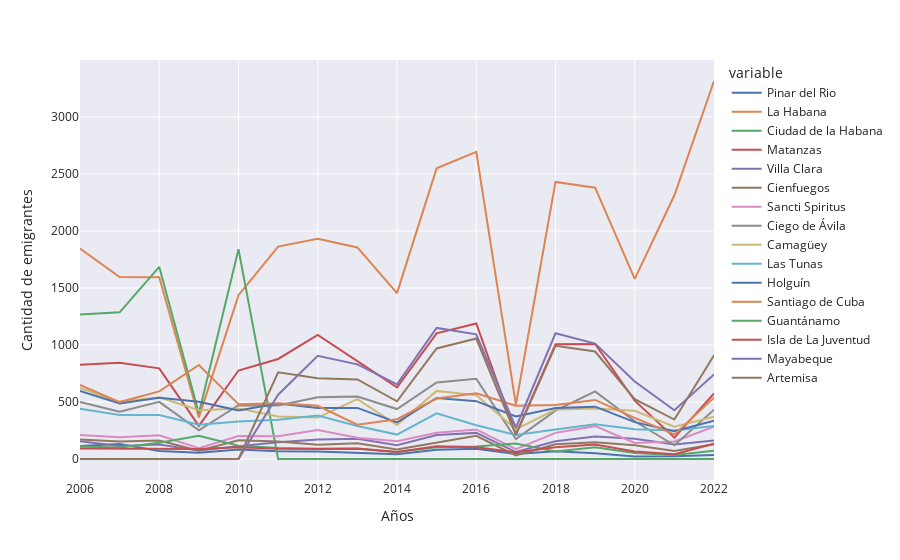

Notebook source saved alongside this figure:
### Markdown cell above
#### ¿Cuántas personas han tomado decisiones similares o iguales a la de Juan y Mireya?

Muchas personas a lo largo de los años han emigrado hacias otras provincias, antes de la división político administrativa (DPA) del 2011 existia Ciudad de la Habana, la cual era la capital y alcanzó las mayores cantidades de migrantes en los años 2008 y 2010 con 1684,1839 respectivamente. Después de la DPA se incorporan las provincias Artemisa y Mayabeque y deja de exisitr Ciudad de la Habana. La Habana, al pasar a ser la Capital del pais pasa a ser rápidamente el objetivo de la mayor cantidad de personas, por lo que no es de extrañar que fuera la provincia lider en cifras a partir de ese momento, en el 2016 con 2692 y en 2022 con un total de 3314 personas, La Habana alcanza sus picos más altos. Otras provincias donde se alcanza cifras interesantes son Matanzas, Mayabeque y Artemisa que se mantienen con un ritmo relativamente constante de emigrantes en los diferentes años.

Provincias como Guantánamo, Pinar del Rio y La Isla de la Juventud presentan un flujo de migrantes granmences muy bajo, dos de ellas ubicadas en la zona más oriental del país (Guantánamo), y la otra en la zona más occidental       (Pinar del Rio). Se concluye que la gran mayoria de los migrantes si deciden tomar decisiones similares a Juan y Mireya con destino hacia la capital o sus alrededores (Matanzas, Mayabeque y Artemisa).
##### ¿Porqué pasará esto?
 Es algo común qué el destino de los migrantes de un pais sea la capital, esta se cuenta con la mayor cantidad de recursos, muchas más oportunidades laborales tanto en la misma capital como en el exterior. Pero no todos tienen acceso a la capital o  no quieren perder el ambiente rural y deciden optar con ubicaciones a sus fornteras, así grantizan un viaje más corto hacia la capital donde pueden abastecerse de productos básicos de primera necesidad e incluso pueden garantizarse trabajo o educación, en esta ultima solo hay carreras universitarias que solo se estudian en la Habana, un claro ejemplo es la carrera Ciencia de Datos que solo está disponible en la región occidental.

### Code cell
#llamamos a la función llenar_listas 
# con los dos primeros parametros son los filtros para llenar la lista con los datos del json
# el tercer parametro es una lista de todas las Provincias
provi = llenar_lista("ProvinciasMI","emigracion06-22",granma['Provincias'])

#separar datos de hombres que estan en los indices par
proviH = [y for x,y in enumerate(provi) if x%2 == 0 ]

#lo llevamos a matriz de numpy
proviH = np.array(proviH)

#separar datos de mujeres que están en indice impar
proviM = [y for x,y in enumerate(provi)if x%2 != 0]

#lo llevamos a matriz de numpy
proviM = np.array(proviM)

#sumamos los hombres mas las mujeres
sumaH_M = proviM + proviH

#creamos el dataFrame de Hombres y mujeres de la emigración interna desde el 2006-2022
#se le asigna a los indices las provincias y a las columnas los años del 2006-2022
df = pd.DataFrame(sumaH_M,index = granma["Provincias"],columns = [x for x in granma["años"]if x >= 2006])

#le hacemos la transpuesta
df = df.T

#creamos un gráfico de lineas con plotly
fig = px.line(df,x = df.index,y = df.columns,template = 'seaborn')
#cambiamos el nombre de los ejes de coordenadas
fig.update_yaxes(title_text = 'Cantidad de emigrantes')
fig.update_xaxes(title_text = 'Años')

### Figure 1 — Plotly figure (JSON) as saved in the notebook; plotly's stock layout.template omitted (floating-point values rounded to 4 significant figures)
{"data": [{"hovertemplate": "variable=Pinar del Rio<br>index=%{x}<br>value=%{y}<extra></extra>", "legendgroup": "Pinar del Rio", "line": {"color": "rgb(76,114,176)", "dash": "solid"}, "marker": {"symbol": "circle"}, "mode": "lines", "name": "Pinar del Rio", "orientation": "v", "showlegend": true, "type": "scatter", "x": [2006, 2007, 2008, 2009, 2010, 2011, 2012, 2013, 2014, 2015, 2016, 2017, 2018, 2019, 2020, 2021, 2022], "xaxis": "x", "y": [114, 132, 70, 55, 84, 67, 66, 54, 41, 82, 90, 44, 67, 51, 23, 24, 35], "yaxis": "y"}, {"hovertemplate": "variable=La Habana<br>index=%{x}<br>value=%{y}<extra></extra>", "legendgroup": "La Habana", "line": {"color": "rgb(221,132,82)", "dash": "solid"}, "marker": {"symbol": "circle"}, "mode": "lines", "name": "La Habana", "orientation": "v", "showlegend": true, "type": "scatter", "x": [2006, 2007, 2008, 2009, 2010, 2011, 2012, 2013, 2014, 2015, 2016, 2017, 2018, 2019, 2020, 2021, 2022], "xaxis": "x", "y": [1846, 1595, 1594, 365, 1436, 1862, 1931, 1855, 1454, 2549, 2692, 477, 2429, 2379, 1579, 2312, 3314], "yaxis": "y"}, {"hovertemplate": "variable=Ciudad de la Habana<br>index=%{x}<br>value=%{y}<extra></extra>", "legendgroup": "Ciudad de la Habana", "line": {"color": "rgb(85,168,104)", "dash": "solid"}, "marker": {"symbol": "circle"}, "mode": "lines", "name": "Ciudad de la Habana", "orientation": "v", "showlegend": true, "type": "scatter", "x": [2006, 2007, 2008, 2009, 2010, 2011, 2012, 2013, 2014, 2015, 2016, 2017, 2018, 2019, 2020, 2021, 2022], "xaxis": "x", "y": [1266, 1286, 1684, 399, 1839, 0, 0, 0, 0, 0, 0, 0, 0, 0, 0, 0, 0], "yaxis": "y"}, {"hovertemplate": "variable=Matanzas<br>index=%{x}<br>value=%{y}<extra></extra>", "legendgroup": "Matanzas", "line": {"color": "rgb(196,78,82)", "dash": "solid"}, "marker": {"symbol": "circle"}, "mode": "lines", "name": "Matanzas", "orientation": "v", "showlegend": true, "type": "scatter", "x": [2006, 2007, 2008, 2009, 2010, 2011, 2012, 2013, 2014, 2015, 2016, 2017, 2018, 2019, 2020, 2021, 2022], "xaxis": "x", "y": [827, 844, 795, 290, 776, 877, 1088, 856, 628, 1102, 1188, 217, 1007, 1008, 511, 187, 574], "yaxis": "y"}, {"hovertemplate": "variable=Villa Clara<br>index=%{x}<br>value=%{y}<extra></extra>", "legendgroup": "Villa Clara", "line": {"color": "rgb(129,114,179)", "dash": "solid"}, "marker": {"symbol": "circle"}, "mode": "lines", "name": "Villa Clara", "orientation": "v", "showlegend": true, "type": "scatter", "x": [2006, 2007, 2008, 2009, 2010, 2011, 2012, 2013, 2014, 2015, 2016, 2017, 2018, 2019, 2020, 2021, 2022], "xaxis": "x", "y": [156, 114, 127, 75, 111, 146, 171, 177, 120, 211, 229, 61, 155, 198, 177, 128, 163], "yaxis": "y"}, {"hovertemplate": "variable=Cienfuegos<br>index=%{x}<br>value=%{y}<extra></extra>", "legendgroup": "Cienfuegos", "line": {"color": "rgb(147,120,96)", "dash": "solid"}, "marker": {"symbol": "circle"}, "mode": "lines", "name": "Cienfuegos", "orientation": "v", "showlegend": true, "type": "scatter", "x": [2006, 2007, 2008, 2009, 2010, 2011, 2012, 2013, 2014, 2015, 2016, 2017, 2018, 2019, 2020, 2021, 2022], "xaxis": "x", "y": [171, 154, 163, 72, 164, 153, 124, 139, 84, 142, 204, 31, 130, 146, 120, 71, 130], "yaxis": "y"}, {"hovertemplate": "variable=Sancti Spiritus<br>index=%{x}<br>value=%{y}<extra></extra>", "legendgroup": "Sancti Spiritus", "line": {"color": "rgb(218,139,195)", "dash": "solid"}, "marker": {"symbol": "circle"}, "mode": "lines", "name": "Sancti Spiritus", "orientation": "v", "showlegend": true, "type": "scatter", "x": [2006, 2007, 2008, 2009, 2010, 2011, 2012, 2013, 2014, 2015, 2016, 2017, 2018, 2019, 2020, 2021, 2022], "xaxis": "x", "y": [210, 190, 208, 94, 202, 200, 255, 186, 156, 230, 259, 87, 229, 288, 140, 153, 283], "yaxis": "y"}, {"hovertemplate": "variable=Ciego de Ávila<br>index=%{x}<br>value=%{y}<extra></extra>", "legendgroup": "Ciego de Ávila", "line": {"color": "rgb(140,140,140)", "dash": "solid"}, "marker": {"symbol": "circle"}, "mode": "lines", "name": "Ciego de Ávila", "orientation": "v", "showlegend": true, "type": "scatter", "x": [2006, 2007, 2008, 2009, 2010, 2011, 2012, 2013, 2014, 2015, 2016, 2017, 2018, 2019, 2020, 2021, 2022], "xaxis": "x", "y": [500, 415, 501, 251, 471, 469, 542, 547, 438, 671, 704, 174, 424, 593, 331, 120, 432], "yaxis": "y"}, {"hovertemplate": "variable=Camagüey<br>index=%{x}<br>value=%{y}<extra></extra>", "legendgroup": "Camagüey", "line": {"color": "rgb(204,185,116)", "dash": "solid"}, "marker": {"symbol": "circle"}, "mode": "lines", "name": "Camagüey", "orientation": "v", "showlegend": true, "type": "scatter", "x": [2006, 2007, 2008, 2009, 2010, 2011, 2012, 2013, 2014, 2015, 2016, 2017, 2018, 2019, 2020, 2021, 2022], "xaxis": "x", "y": [623, 501, 541, 428, 443, 372, 363, 525, 298, 597, 559, 260, 434, 443, 423, 284, 371], "yaxis": "y"}, {"hovertemplate": "variable=Las Tunas<br>index=%{x}<br>value=%{y}<extra></extra>", "legendgroup": "Las Tunas", "line": {"color": "rgb(100,181,205)", "dash": "solid"}, "marker": {"symbol": "circle"}, "mode": "lines", "name": "Las Tunas", "orientation": "v", "showlegend": true, "type": "scatter", "x": [2006, 2007, 2008, 2009, 2010, 2011, 2012, 2013, 2014, 2015, 2016, 2017, 2018, 2019, 2020, 2021, 2022], "xaxis": "x", "y": [441, 385, 386, 301, 328, 345, 381, 289, 214, 400, 296, 211, 259, 305, 260, 250, 290], "yaxis": "y"}, {"hovertemplate": "variable=Holguín<br>index=%{x}<br>value=%{y}<extra></extra>", "legendgroup": "Holguín", "line": {"color": "rgb(76,114,176)", "dash": "solid"}, "marker": {"symbol": "circle"}, "mode": "lines", "name": "Holguín", "orientation": "v", "showlegend": true, "type": "scatter", "x": [2006, 2007, 2008, 2009, 2010, 2011, 2012, 2013, 2014, 2015, 2016, 2017, 2018, 2019, 2020, 2021, 2022], "xaxis": "x", "y": [597, 486, 537, 501, 425, 487, 448, 448, 321, 535, 507, 373, 447, 459, 323, 244, 335], "yaxis": "y"}, {"hovertemplate": "variable=Santiago de Cuba<br>index=%{x}<br>value=%{y}<extra></extra>", "legendgroup": "Santiago de Cuba", "line": {"color": "rgb(221,132,82)", "dash": "solid"}, "marker": {"symbol": "circle"}, "mode": "lines", "name": "Santiago de Cuba", "orientation": "v", "showlegend": true, "type": "scatter", "x": [2006, 2007, 2008, 2009, 2010, 2011, 2012, 2013, 2014, 2015, 2016, 2017, 2018, 2019, 2020, 2021, 2022], "xaxis": "x", "y": [650, 499, 593, 824, 481, 488, 467, 301, 349, 530, 577, 467, 473, 518, 360, 216, 537], "yaxis": "y"}, {"hovertemplate": "variable=Guantánamo<br>index=%{x}<br>value=%{y}<extra></extra>", "legendgroup": "Guantánamo", "line": {"color": "rgb(85,168,104)", "dash": "solid"}, "marker": {"symbol": "circle"}, "mode": "lines", "name": "Guantánamo", "orientation": "v", "showlegend": true, "type": "scatter", "x": [2006, 2007, 2008, 2009, 2010, 2011, 2012, 2013, 2014, 2015, 2016, 2017, 2018, 2019, 2020, 2021, 2022], "xaxis": "x", "y": [110, 100, 142, 204, 116, 96, 87, 89, 62, 104, 109, 136, 66, 103, 53, 35, 72], "yaxis": "y"}, {"hovertemplate": "variable=Isla de La Juventud<br>index=%{x}<br>value=%{y}<extra></extra>", "legendgroup": "Isla de La Juventud", "line": {"color": "rgb(196,78,82)", "dash": "solid"}, "marker": {"symbol": "circle"}, "mode": "lines", "name": "Isla de La Juventud", "orientation": "v", "showlegend": true, "type": "scatter", "x": [2006, 2007, 2008, 2009, 2010, 2011, 2012, 2013, 2014, 2015, 2016, 2017, 2018, 2019, 2020, 2021, 2022], "xaxis": "x", "y": [92, 92, 86, 87, 103, 89, 90, 91, 61, 112, 103, 60, 103, 128, 65, 41, 134], "yaxis": "y"}, {"hovertemplate": "variable=Mayabeque<br>index=%{x}<br>value=%{y}<extra></extra>", "legendgroup": "Mayabeque", "line": {"color": "rgb(129,114,179)", "dash": "solid"}, "marker": {"symbol": "circle"}, "mode": "lines", "name": "Mayabeque", "orientation": "v", "showlegend": true, "type": "scatter", "x": [2006, 2007, 2008, 2009, 2010, 2011, 2012, 2013, 2014, 2015, 2016, 2017, 2018, 2019, 2020, 2021, 2022], "xaxis": "x", "y": [0, 0, 0, 0, 0, 564, 905, 830, 655, 1149, 1093, 274, 1102, 1012, 680, 427, 742], "yaxis": "y"}, {"hovertemplate": "variable=Artemisa<br>index=%{x}<br>value=%{y}<extra></extra>", "legendgroup": "Artemisa", "line": {"color": "rgb(147,120,96)", "dash": "solid"}, "marker": {"symbol": "circle"}, "mode": "lines", "name": "Artemisa", "orientation": "v", "showlegend": true, "type": "scatter", "x": [2006, 2007, 2008, 2009, 2010, 2011, 2012, 2013, 2014, 2015, 2016, 2017, 2018, 2019, 2020, 2021, 2022], "xaxis": "x", "y": [0, 0, 0, 0, 0, 760, 707, 698, 506, 969, 1056, 212, 992, 942, 524, 346, 909], "yaxis": "y"}], "layout": {"legend": {"title": {"text": "variable"}, "tracegroupgap": 0}, "margin": {"t": 60}, "xaxis": {"anchor": "y", "domain": [0, 1], "title": {"text": "Años"}}, "yaxis": {"anchor": "x", "domain": [0, 1], "title": {"text": "Cantidad de emigrantes"}}}}
